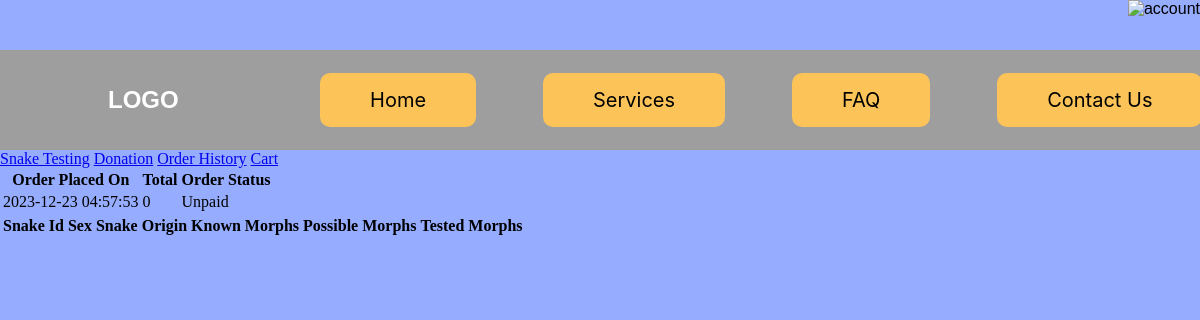
Page /index.php?controller=history&action=snakeHistory&id=5 (signed in) on the committed database.
### tables this page shows
CREATE TABLE IF NOT EXISTS `order` (
  `order_id` int(255) NOT NULL AUTO_INCREMENT,
  `payment_status` tinyint(4) NOT NULL,
  `seen_status` tinyint(1) NOT NULL,
  `order_date` timestamp NOT NULL DEFAULT current_timestamp(),
  `total` double DEFAULT NULL,
  `user_id` int(255) NOT NULL,
  `order_status_id` int(255) NOT NULL,
  PRIMARY KEY (`order_id`),
  KEY `Order_orderstatus_order_status_id_fk` (`order_status_id`),
  KEY `Order_user_user_id_fk` (`user_id`)
);

CREATE TABLE IF NOT EXISTS `orderstatus` (
  `order_status_id` int(255) NOT NULL AUTO_INCREMENT,
  `order_status_name` enum('Processing','To be Processed','Unpaid','Results Pending','Completed') DEFAULT NULL,
  PRIMARY KEY (`order_status_id`)
);

### Core/Controller.php (called while the page is built, shortened)
<?php
class Controller
{
    protected function render(array $data = []): void
    {
        global $controllerPrefix, $action;
        extract($data);
        include_once "Views/$controllerPrefix/$action.php";
    }
}

### Controllers/HistoryController.php (called while the page is built, shortened)
<?php
class HistoryController extends Controller
{
    function snakeHistory(): void
    {
        $order = new Order($_GET['id']);
        $snakeIds = [];
        $customerSnakeIds = [];
        $sexes = [];
        $origins = [];
        $knownMorphs = [];
        $possibleMorphs = [];
        $testedMorphs = [];
        $snakes = [
            'snakeIds' => $snakeIds,
            'customerSnakeIds' => $customerSnakeIds,
            'sexes' => $sexes,
            'origins' => $origins,
            'knownMorphs' => $knownMorphs,
            'possibleMorphs' => $possibleMorphs,
            'testedMorphs' => $testedMorphs,
        ];
        $this->render(['order' => $order, 'snakes' => $snakes]);
    }
}

### index.php (called while the page is built, shortened)
<?php
$controllerPrefix = $_GET["controller"] ?? "home";
$controllerName = ucfirst($controllerPrefix) . "Controller";
$action = $_GET["action"] ?? "home";
if (file_exists("Controllers/$controllerName.php"))
{
    include_once 'Core/Controller.php';
}
else
{
    include_once "Views/Shared/error404.php";
}
$controller = new $controllerName;
$controller->$action();

### Models/Order.php (called while the page is built, shortened)
<?php
class Order extends Model
{
    private string $orderDate;
    private ?float $total;
    public function __construct(
        int    $pOrderId = -1,
        bool   $pPaymentStatus = false,
        bool   $pSeenStatus = false,
        string $pOrderDate = '',
        ?float  $pTotal = -1,
        int    $pUserId = -1,
        int    $pOrderStatusId = -1,
    )
    {
        $this->initializeProperties(
            $pOrderId,
            $pPaymentStatus,
            $pSeenStatus,
            $pOrderDate,
            $pTotal,
            $pUserId,
            $pOrderStatusId
        );
    }
    private function initializeProperties(
        int    $pOrderId,
        bool   $pPaymentStatus,
        bool   $pSeenStatus,
        string $pOrderDate,
        ?float  $pTotal,
        int    $pUserId,
        int    $pOrderStatusId
    ): void
    {
        if ($pOrderId < 0) return;
        else if (
            $pOrderId > 0
            && strlen($pOrderDate) > 0
            && $pTotal > 0
            && $pUserId > 0
            && $pOrderStatusId > 0
        ) {
            $this->orderId = $pOrderId;
            $this->paymentStatus = $pPaymentStatus;
            $this->seenStatus = $pSeenStatus;
            $this->orderDate = $pOrderDate;
            $this->total = $pTotal;
            $this->userId = $pUserId;
            $this->orderStatusId = $pOrderStatusId;
        } else if ($pOrderId > 0) {
            $this->getOrderById($pOrderId);
        }
    }
    private function getOrderById(int $pOrderId): void
    {
        $dBConnection = self::openDatabaseConnection();
        try {
            $sql = "SELECT * FROM `order` WHERE order_id = ?";
            $stmt = $dBConnection->prepare($sql);
            $stmt->bindParam(1, $pOrderId, PDO::PARAM_INT);
            $stmt->execute();
            $result = $stmt->fetch(PDO::FETCH_ASSOC);
            if ($result) {
                $this->orderDate = $result['order_date'];
                $this->total = $result['total'];
            }
        } catch (PDOException $e) {
            die("Error: " . $e->getMessage());
        } finally {
            $stmt->closeCursor();
            $dBConnection = null;
        }
    }
    public function getOrderDate(): string
    {
        return $this->orderDate;
    }
    public function getTotal(): ?float
    {
        return $this->total;
    }
}

### Models/OrderStatus.php (called while the page is built, shortened)
<?php
class OrderStatus extends Model
{
    private string $orderStatusName;
    public function __construct(
        int $pOrderStatusId = -1,
        int $pOrderStatusName = -1
    ) {
        $this->initializeProperties(
            $pOrderStatusId,
            $pOrderStatusName
        );
    }
    private function initializeProperties(int $pOrderStatusId, int $pOrderStatusName): void
    {
        if ($pOrderStatusId < 0) return;
        else if (
            $pOrderStatusId > 0
            && $pOrderStatusName > 0
        ) {
            $this->orderStatusId = $pOrderStatusId;
            $this->orderStatusName = $pOrderStatusName;
        } else if ($pOrderStatusId > 0) {
            $this->getOrderStatusById($pOrderStatusId);
        }
    }
    private function getOrderStatusById(int $pOrderStatusId): void
    {
        $dBConnection = self::openDatabaseConnection();
        try {
            $sql = "SELECT * FROM orderstatus WHERE order_status_id = ?";
            $stmt = $dBConnection->prepare($sql);
            $stmt->bindParam(1, $pOrderStatusId, PDO::PARAM_INT);
            $stmt->execute();
            $result = $stmt->fetch(PDO::FETCH_ASSOC);
            if ($result) {
                $this->orderStatusName = $result['order_status_name'];
            }
        } catch (PDOException $e) {
            die("Error: " . $e->getMessage());
        } finally {
            $stmt->closeCursor();
            $dBConnection = null;
        }
    }
    public function getOrderStatusName(): string
    {
        return $this->orderStatusName;
    }
}

### Views/History/snakeHistory.php (the view, shortened to what this page needs)
<!DOCTYPE html>
<html lang="en">
<head>
    <link rel="stylesheet" type="text/css" href="Views/Styles/shared.css">
    <link rel="stylesheet" type="text/css" href="Views/Styles/navbar.css">
    <link rel="stylesheet" type="text/css" href="Views/Styles/home.css">
</head>
<body>
<?php
include_once 'Views/Shared/navbar.php';
include_once 'Views/Order/orderSubCategories.php';
?>
<table>
    <thead>
    <tr>
        <th>Order Placed On</th>
        <th>Total</th>
        <th>Order Status</th>
    </tr>
    </thead>
    <tbody>
    <tr>
        <td><?php echo $data['order']->getOrderDate() ?></td>
        <td><?php echo $data['order']->getTotal() ?></td>
        <td><?php echo (new OrderStatus($data['order']->getOrderStatusId()))->getOrderStatusName() ?></td>
    </tr>
    </tbody>
</table>
<table>
    <thead>
    <tr>
        <th>Snake Id</th>
        <th>Sex</th>
        <th>Snake Origin</th>
        <th>Known Morphs</th>
        <th>Possible Morphs</th>
        <th>Tested Morphs</th>
    </tr>
    </thead>
</table>
</body>
</html>

### Views/Styles/shared.css (style rules this page uses)
html, body { max-width: 100%; overflow-x: hidden; }
body { margin: 0; padding: 0; background-color: #95ACFF; width: 100%; }

### rows in the picture
order: order_date "2023-12-23 04:57:53", total "0", order_status.order_status_name "Unpaid"
